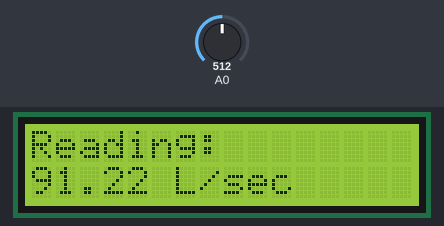
Recording of a sketch running on a simulated Arduino Uno, built with avr-gcc and run on an emulated ATmega328P. Shown: 16×2 character LCD. Inputs (shaded band) come from the test bench; at power-on: A0 = 512.

Above: at 2.2 s.
2.3 s: A0 set to 60
At 3.1 s:
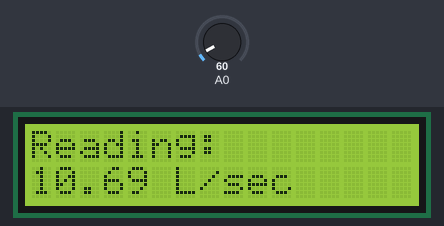
3.8 s: A0 set to 52
At 4.2 s:
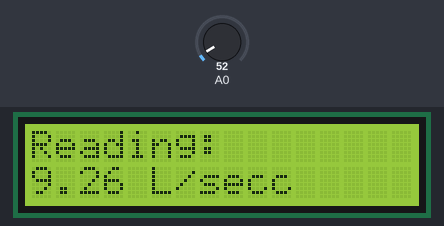
5.3 s: A0 set to 0
At 6.6 s:
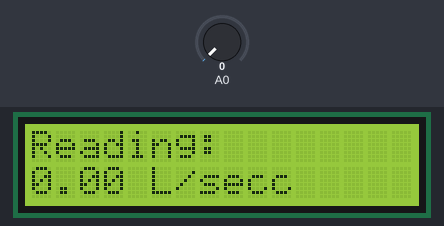
Timing chart, 0 to 8.3 s (numbered marks = the images above; inputs shaded):
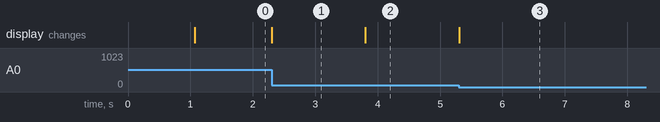

The sketch:

FlowMeasurement.ino
```cpp
#include <LiquidCrystal.h>
#define K_CONSTANT 2
#define B_MAGNET 0.9
#define DISTANCE 1.524  // 60 inch
LiquidCrystal Screen(12, 11, 5, 4, 3, 2);
float voltageReading = 0;
float velocity = 0;


void setup() {
  // set up the LCD's number of columns and rows:
  Screen.begin(16, 2);
  // Print a message to the LCD.
  Screen.setCursor(3,0);
  Screen.print("Flowmeter");
  Screen.setCursor(4,1);
  Screen.print("Welcome");
  delay(1000);
  Screen.clear();
  Screen.print("Reading: ");
}


void loop() {
  voltageReading = analogRead(A0)*1.0*0.5/1023;
  velocity = (voltageReading*1000*1.0)/(K_CONSTANT*B_MAGNET*DISTANCE);
  Screen.setCursor(0,1);
  Screen.print(velocity);
  Screen.print(" ");
  Screen.print("L/sec");
}
```

Measured:
- the behaviour switches between 57 and 56 on A0 (found by bisection; images 1 and 2)
- after the input at 2.3 s, the display: changes at once (image 1)
- after the input at 3.8 s, the display: changes at once (image 2)
- after the input at 5.3 s, the display: changes at once (image 3)
